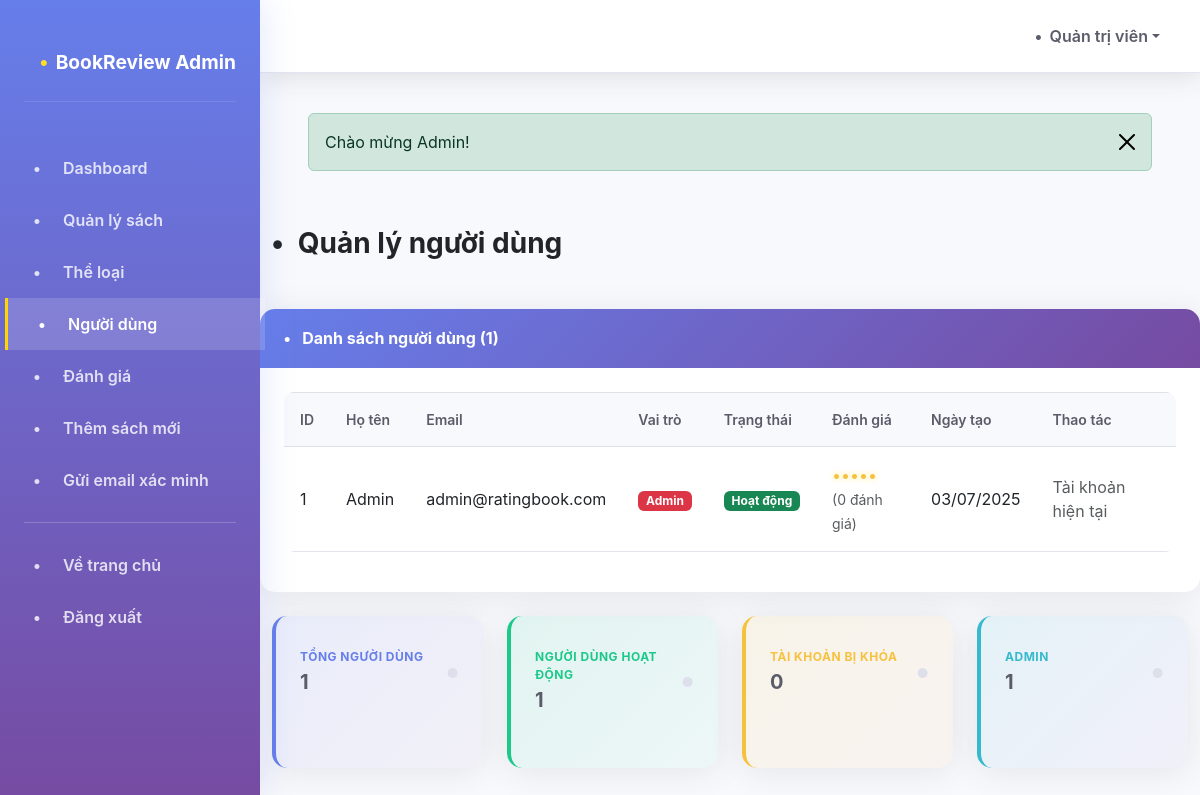
The page /admin/users.php (signed in) on the database its author committed.
### tables this page shows
CREATE TABLE users (
    id INT AUTO_INCREMENT PRIMARY KEY,
    username VARCHAR(50) UNIQUE NOT NULL,
    name VARCHAR(100) NOT NULL,
    full_name VARCHAR(150) NOT NULL,
    email VARCHAR(100) UNIQUE NOT NULL,
    password VARCHAR(255) NOT NULL,
    avatar VARCHAR(500) DEFAULT NULL,
    role ENUM('user', 'admin') DEFAULT 'user',
    status ENUM('active', 'banned') DEFAULT 'active',
    verification_token VARCHAR(100),
    email_verified_at TIMESTAMP NULL,
    created_at TIMESTAMP DEFAULT CURRENT_TIMESTAMP,
    updated_at TIMESTAMP DEFAULT CURRENT_TIMESTAMP ON UPDATE CURRENT_TIMESTAMP
);

### config/charset_fix.php (called while the page is built, shortened)
<?php
function ensureUtf8($text) {
    $text = preg_replace('/[\x00-\x08\x0B\x0C\x0E-\x1F\x7F]/u', '', $text);
    return $text;
}
function sanitizeDataFromDb($data) {
    foreach ($data as $key => $value) {
        if (is_array($value)) {
            $data[$key] = sanitizeDataFromDb($value);
        } else if (is_string($value)) {
            $data[$key] = ensureUtf8($value);
        }
    }
    return $data;
}

### admin/users.php (the view, shortened to what this page needs)
<?php
require_once '../config/database.php';
require_once '../includes/functions.php';
$users = $pdo->query("
    SELECT u.*,
           COUNT(r.id) as review_count,
           AVG(r.rating) as avg_rating
    FROM users u
    LEFT JOIN reviews r ON u.id = r.user_id
    GROUP BY u.id
    ORDER BY u.created_at DESC
")->fetchAll();
include 'includes/header.php';
?>
<div class="row">
    <div class="col-12">
        <h1 class="h3 mb-4">
            <i class="fas fa-users me-2"></i>
            Quản lý người dùng
        </h1>
    </div>
</div>
<div class="card shadow">
    <div class="card-header">
        <h6 class="mb-0">
            <i class="fas fa-list me-2"></i>
            Danh sách người dùng (<?php echo count($users); ?>)
        </h6>
    </div>
    <div class="card-body">
            <div class="table-responsive">
                <table class="table table-bordered" width="100%" cellspacing="0">
                    <thead>
                        <tr>
                            <th>ID</th>
                            <th>Họ tên</th>
                            <th>Email</th>
                            <th>Vai trò</th>
                            <th>Trạng thái</th>
                            <th>Đánh giá</th>
                            <th>Ngày tạo</th>
                            <th>Thao tác</th>
                        </tr>
                    </thead>
                    <tbody>
                        <?php foreach ($users as $user): ?>
                        <tr>
                            <td><?php echo $user['id']; ?></td>
                            <td><?php echo htmlspecialchars($user['name']); ?></td>
                            <td><?php echo htmlspecialchars($user['email']); ?></td>
                            <td>
                                <?php if ($user['role'] === 'admin'): ?>
                                    <span class="badge bg-danger">Admin</span>
                                <?php else: ?>
                                    <span class="badge bg-secondary">User</span>
                                <?php endif; ?>
                            </td>
                            <td>
                                <?php if ($user['status'] === 'active'): ?>
                                    <span class="badge bg-success">Hoạt động</span>
                                <?php else: ?>
                                    <span class="badge bg-warning">Bị khóa</span>
                                <?php endif; ?>
                            </td>
                            <td>
                                <div class="rating-stars">
                                    <?php echo displayStars(round($user['avg_rating'] ?: 0)); ?>
                                </div>
                                <small class="text-muted">(<?php echo $user['review_count']; ?> đánh giá)</small>
                            </td>
                            <td><?php echo formatDate($user['created_at']); ?></td>
                            <td>
                                <?php if ($user['id'] != $_SESSION['user_id']): ?>
                                    <?php if ($user['role'] !== 'admin'): ?>
                                        <a href="?toggle_status=<?php echo $user['id']; ?>"
                                           class="btn btn-sm <?php echo $user['status'] === 'active' ? 'btn-warning' : 'btn-success'; ?> me-1"
                                           onclick="return confirm('Bạn có chắc chắn muốn <?php echo $user['status'] === 'active' ? 'khóa' : 'kích hoạt'; ?> tài khoản này?')">
                                            <i class="fas <?php echo $user['status'] === 'active' ? 'fa-ban' : 'fa-check'; ?>"></i>
                                        </a>
                                        <a href="?delete=<?php echo $user['id']; ?>"
                                           class="btn btn-sm btn-danger"
                                           onclick="return confirm('Bạn có chắc chắn muốn xóa người dùng này?')">
                                            <i class="fas fa-trash"></i>
                                        </a>
                                    <?php else: ?>
                                        <span class="text-muted">Không thể thao tác</span>
                                    <?php endif; ?>
                                <?php else: ?>
                                    <span class="text-muted">Tài khoản hiện tại</span>
                                <?php endif; ?>
                            </td>
                        </tr>
                        <?php endforeach; ?>
                    </tbody>
                </table>
            </div>
        </div>
    </div>
    <div class="row mt-4">
        <div class="col-md-3">
            <div class="card border-left-primary shadow h-100 py-2">
                <div class="card-body">
                    <div class="row no-gutters align-items-center">
                        <div class="col mr-2">
                            <div class="text-xs font-weight-bold text-primary text-uppercase mb-1">
                                Tổng người dùng
                            </div>
                            <div class="h5 mb-0 font-weight-bold text-gray-800">
                                <?php echo count($users); ?>
                            </div>
                        </div>
                        <div class="col-auto">
                            <i class="fas fa-users fa-2x text-gray-300"></i>
                        </div>
                    </div>
                </div>
            </div>
        </div>
        <div class="col-md-3">
            <div class="card border-left-success shadow h-100 py-2">
                <div class="card-body">
                    <div class="row no-gutters align-items-center">
                        <div class="col mr-2">
                            <div class="text-xs font-weight-bold text-success text-uppercase mb-1">
                                Người dùng hoạt động
                            </div>
                            <div class="h5 mb-0 font-weight-bold text-gray-800">
                                <?php echo count(array_filter($users, function($u) { return $u['status'] === 'active'; })); ?>
                            </div>
                        </div>
                        <div class="col-auto">
                            <i class="fas fa-user-check fa-2x text-gray-300"></i>
                        </div>
                    </div>
                </div>
            </div>
        </div>
        <div class="col-md-3">
            <div class="card border-left-warning shadow h-100 py-2">
                <div class="card-body">
                    <div class="row no-gutters align-items-center">
                        <div class="col mr-2">
                            <div class="text-xs font-weight-bold text-warning text-uppercase mb-1">
                                Tài khoản bị khóa
                            </div>
                            <div class="h5 mb-0 font-weight-bold text-gray-800">
                                <?php echo count(array_filter($users, function($u) { return $u['status'] === 'banned'; })); ?>
                            </div>
                        </div>
                        <div class="col-auto">
                            <i class="fas fa-user-slash fa-2x text-gray-300"></i>
                        </div>
                    </div>
                </div>
            </div>
        </div>
        <div class="col-md-3">
            <div class="card border-left-info shadow h-100 py-2">
                <div class="card-body">
                    <div class="row no-gutters align-items-center">
                        <div class="col mr-2">
                            <div class="text-xs font-weight-bold text-info text-uppercase mb-1">
                                Admin
                            </div>
                            <div class="h5 mb-0 font-weight-bold text-gray-800">
                                <?php echo count(array_filter($users, function($u) { return $u['role'] === 'admin'; })); ?>
                            </div>
                        </div>
                        <div class="col-auto">
                            <i class="fas fa-user-shield fa-2x text-gray-300"></i>
                        </div>
                    </div>
                </div>
            </div>
        </div>
    </div>
<?php include 'includes/footer.php'; ?>

### admin/includes/header.php (shortened to what this page needs)
<!DOCTYPE html>
<html lang="vi">
<head>
    <link href="https://cdn.jsdelivr.net/npm/bootstrap@5.3.0/dist/css/bootstrap.min.css" rel="stylesheet">
    <link href="../assets/css/font-fallback.css?v=<?php echo time(); ?>" rel="stylesheet">
    <link href="https://cdnjs.cloudflare.com/ajax/libs/font-awesome/6.4.0/css/all.min.css" rel="stylesheet">
    <link href="assets/css/admin.css?v=<?php echo time(); ?>" rel="stylesheet">
</head>
<body class="font-loading">
    <nav class="sidebar" id="sidebar">
        <div class="p-4">
            <a href="dashboard.php" class="navbar-brand d-flex align-items-center">
                <i class="fas fa-book-reader me-2"></i>
                <span><?php echo SITE_NAME; ?> Admin</span>
            </a>
        </div>
        <ul class="nav flex-column">
            <li class="nav-item">
                <a href="dashboard.php" class="nav-link <?php echo basename($_SERVER['PHP_SELF']) === 'dashboard.php' ? 'active' : ''; ?>">
                    <i class="fas fa-tachometer-alt"></i>
                    Dashboard
                </a>
            </li>
            <li class="nav-item">
                <a href="books.php" class="nav-link <?php echo basename($_SERVER['PHP_SELF']) === 'books.php' ? 'active' : ''; ?>">
                    <i class="fas fa-book"></i>
                    Quản lý sách
                </a>
            </li>
            <li class="nav-item">
                <a href="categories.php" class="nav-link <?php echo basename($_SERVER['PHP_SELF']) === 'categories.php' ? 'active' : ''; ?>">
                    <i class="fas fa-tags"></i>
                    Thể loại
                </a>
            </li>
            <li class="nav-item">
                <a href="users.php" class="nav-link <?php echo basename($_SERVER['PHP_SELF']) === 'users.php' ? 'active' : ''; ?>">
                    <i class="fas fa-users"></i>
                    Người dùng
                </a>
            </li>
            <li class="nav-item">
                <a href="reviews.php" class="nav-link <?php echo basename($_SERVER['PHP_SELF']) === 'reviews.php' ? 'active' : ''; ?>">
                    <i class="fas fa-star"></i>
                    Đánh giá
                </a>
            </li>
            <li class="nav-item">
                <a href="add-book.php" class="nav-link">
                    <i class="fas fa-plus-circle"></i>
                    Thêm sách mới
                </a>
            </li>
            <li class="nav-item">
                <a href="manual-email.php" class="nav-link <?php echo basename($_SERVER['PHP_SELF']) === 'manual-email.php' ? 'active' : ''; ?>">
                    <i class="fas fa-envelope"></i>
                    Gửi email xác minh
                </a>
            </li>
            <hr class="sidebar-divider my-3" style="border-color: rgba(255,255,255,0.2);">
            <li class="nav-item">
                <a href="../index.php" class="nav-link">
                    <i class="fas fa-home"></i>
                    Về trang chủ
                </a>
            </li>
            <li class="nav-item">
                <a href="../logout.php" class="nav-link">
                    <i class="fas fa-sign-out-alt"></i>
                    Đăng xuất
                </a>
            </li>
        </ul>
    </nav>
    <div class="main-content">
        <nav class="navbar navbar-expand-lg top-navbar">
            <div class="navbar-nav ms-auto">
                <div class="nav-item dropdown">
                    <a class="nav-link dropdown-toggle d-flex align-items-center" href="#" id="navbarDropdown" role="button" data-bs-toggle="dropdown">
                        <i class="fas fa-user-shield me-2"></i>
                        <?php
                        $currentUser = getCurrentUser();
                        if ($currentUser) {
                            $displayName = $currentUser['full_name'] ?? $currentUser['name'] ?? $currentUser['username'] ?? 'Admin';
                        } else {
                            $displayName = 'Admin';
                        }
                        echo htmlspecialchars($displayName);
                        ?>
                    </a>
                </div>
            </div>
        </nav>
        <div class="container-fluid p-4">
            <?php displayFlashMessage(); ?>
    </div>
</body>
</html>

### includes/functions.php (shortened to what this page needs)
<?php
function isLoggedIn() {
    return isset($_SESSION['user_id']) && !empty($_SESSION['user_id']);
}
function getCurrentUser() {
    global $pdo;
    try {
        $stmt = $pdo->prepare("SELECT * FROM users WHERE id = ?");
        $stmt->execute([$_SESSION['user_id']]);
        return sanitizeDataFromDb($stmt->fetch());
    } catch (PDOException $e) {
        error_log("Database error in getCurrentUser(): " . $e->getMessage());
        return null;
    }
}
function displayStars($rating, $max = 5) {
    $rating = max(0, min($max, $rating));
    $fullStars = floor($rating);
    $halfStar = ($rating - $fullStars >= 0.5) ? 1 : 0;
    $emptyStars = $max - $fullStars - $halfStar;
    $html = '';
    for ($i = 0; $i < $fullStars; $i++) {
        $html .= '<i class="fas fa-star text-warning"></i>';
    }
    for ($i = 0; $i < $emptyStars; $i++) {
        $html .= '<i class="far fa-star text-warning"></i>';
    }
    return $html;
}
function formatDate($date, $format = 'd/m/Y') {
    if (is_string($date)) {
        $date = new DateTime($date);
    }
    return $date->format($format);
}
function displayFlashMessage() {
    if (isset($_SESSION['flash_message'])) {
        $message = $_SESSION['flash_message'];
        $type = $_SESSION['flash_type'] ?? 'info';
        $alertClass = [
            'success' => 'alert-success',
            'error' => 'alert-danger',
            'warning' => 'alert-warning',
            'info' => 'alert-info'
        ][$type] ?? 'alert-info';
        echo "<div class='alert $alertClass alert-dismissible fade show' role='alert'>
                $message
                <button type='button' class='btn-close' data-bs-dismiss='alert'></button>
              </div>";
    }
}
?>

### admin/includes/header.php (style rules this page uses)
* { font-family: -apple-system, BlinkMacSystemFont, 'Segoe UI', 'Roboto', 'Oxygen', 'Ubuntu', 'Cantarell', 'Fira Sans', 'Droid Sans', 'Helvetica Neue', 'Arial', sans-serif !important; font-display: swap; visibility: visible !important; }
body { visibility: visible !important; opacity: 1 !important; }
.font-loading, .font-loading * { visibility: visible !important; opacity: 1 !important; }
.main-content .container-fluid { padding: 2.5rem 3rem !important; box-sizing: border-box !important; }
.main-content { margin-left: 260px !important; transition: all 0.3s ease; }
.card { animation: fadeInUp 0.5s ease; }

### rows shown on the page
users: full_name "Quản trị viên", id "1", name "Admin", email "admin@ratingbook.com", shows "Hoạt động", review_count "0", created_at "03/07/2025", shows "Tài khoản hiện tại", status "1", status "0", role "1"

### other values the page prints
SITE_NAME "BookReview"
$message "Chào mừng Admin!"
count($users) "1"
